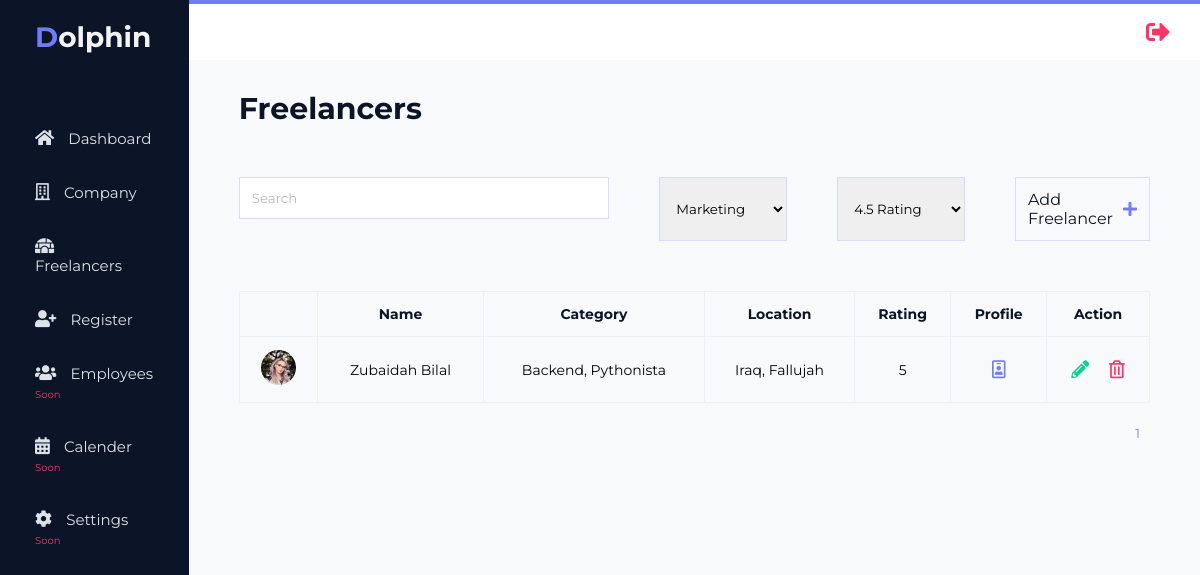
The app's page /freelancers (signed in) with its own data.
### app.py (models this page shows, shortened)
class Freelancers(db.Model):
    __tablename__ = 'freelancers'
    id = db.Column(db.Integer, primary_key = True)
    name = db.Column(db.String(255))
    category = db.Column(db.String(255))
    location = db.Column(db.String(255))
    phone = db.Column(db.String(255))
    email = db.Column(db.String(255))
    description = db.Column(db.String(255))
    rating = db.Column(db.String(255))

### app.py (the view)
@app.route('/freelancers', methods=['GET', 'POST'])
@login_required
def freelancers():
    page = request.args.get('page', 1, type=int)
    freelancersDetails = Freelancers.query.order_by(Freelancers.id.desc()).paginate(page=page, per_page=5)
    if request.method == 'POST' :
        name= request.form['name']
        freelancersDetails = Freelancers.query.filter(Freelancers.name.like(name)).all()
    return render_template("freelancers.html",freelancersDetails = freelancersDetails)

### app.py (called while the page is built)
@login_manager.user_loader
def load_user(user_id):
    return User.query.get(int(user_id))

### templates/freelancers.html (shortened to what this page needs)
{% extends "layout.html" %}
    {% block head %}
    <link rel="stylesheet" href="../static/css/freelancers.css">
    {% endblock %}
    {% block content %}
        <main>
            <div class="main-container">
                <div class="title">
                    <h1>Freelancers</h1>
                </div>
                <div class="main-filters">
                    <form action="/freelancers" method="POST" class="search">
                        <input type="text" placeholder="Search" name="search" class="box">
                    </form>
                    <select id="provider" class="provider box">
                        <option value="company">Marketing</option>
                    </select>
                    <select id="rating" class="rating box">
                        <option value="4.5">4.5 Rating</option>
                    </select>
                    <a href="/addFreelancers" class="add box">
                        Add Freelancer
                        <i class="fas fa-plus"></i>
                    </a>
                </div>
                    <table class="table">
                        <thead>
                            <th></th>
                            <th>Name</th>
                            <th>Category</th>
                            <th>Location</th>
                            <th>Rating</th>
                            <th>Profile</th>
                            <th>Action</th>
                        </thead>
                        <tbody>
                            {% for freelancer in freelancersDetails.items %}
                            <tr>
                                <td data-label="##" class="img-circle">
                                    <img src="../static/images/mike-austin.jpg" alt="image">
                                </td>
                                <td data-label="Name">{{freelancer.name}}</td>
                                <td data-label="Category">{{freelancer.category}}</td>
                                <td data-label="Location">{{freelancer.location}}</td>
                                <td data-label="Rating">{{freelancer.rating}}</td>
                                <td data-label="Profile" class="profile">
                                    <a href="/profilesFreelancer/{{freelancer.name}}">
                                        <i class="far fa-id-badge"></i>
                                    </a>
                                </td>
                                <td data-label="Action" class="action">
                                    <a href="/editFreelancer/{{freelancer.id}}">
                                        <i class="fas fa-pencil-alt"></i>
                                    </a>
                                    <a href="/deleteFreelancer/{{freelancer.id}}">
                                        <i class="far fa-trash-alt"></i>
                                    </a>
                                </td>
                            </tr>
                            {% endfor %}
                        </tbody>
                    </table>
                    <div class="pagination">
                    {% for page_num in freelancersDetails.iter_pages(left_edge=1, right_edge=1, left_current=1, right_current=2) %}
                        {% if page_num %}
                            <a class="page-number" href="{{ url_for('freelancers',page=page_num) }}" >{{ page_num }}</a>
                        {% else%}
                            ...
                        {% endif %}
                    {% endfor %}
                    </div>
                </div>
            </main>
            </div>
    {% endblock %}

### static/css/shared-ui.css (style rules this page uses)
:root { --darkBlue: #0C1427; --mainContent: #F8F9FB; --lightPurple: #727CF5; --lightRed: #FF3366; --barsColor: #97A3B9; --yellow: #FBBC06; }
* { padding: 0; margin: 0; box-sizing: border-box; list-style: none; text-decoration: none; font-family: 'Montserrat', sans-serif; }
main { background: var(--mainContent); grid-area: main; overflow-y: auto; }
.main-container .title { margin-bottom: 50px; font-size: 15px; }
.main-container .title h1 { font-size: 30px; color: var(--darkBlue); }
.main-container { padding: 30px 50px; }

### static/css/freelancers.css (style rules this page uses)
:root { --darkBlue: #0C1427; --mainContent: #F8F9FB; --lightPurple: #727CF5; --lightRed: #FF3366; --barsColor: #97A3B9; --green: #0ACF97; }
.main-filters { display: grid; grid-template-columns: 1.7fr 1fr 1fr 1fr; gap: 50px; }
.box { padding: 12px; border: 1px solid #D8DBF9; outline: none; }
input[type="text"] { width: 370.6px; }
.main-filters a { display: flex; justify-content: center; align-items: center; color: var(--darkBlue); transition: 0.3s ease-in-out; }
.main-filters a i { margin-left: 10px; color: var(--lightPurple); }
input::placeholder { opacity: 0.5; }
.table { width: 100%; border-collapse: collapse; margin-top: 50px; }
.table th { color: var(--darkBlue); }
.table th, .table td { padding: 13px 12px; border: 1.5px solid #EAF0F7; text-align: center; font-size: 14px; }
.img-circle img { width: 35px; height: 35px; object-fit: cover; border-radius: 50%; }
.profile a { color: var(--lightPurple); font-size: 18px; }
.action a:nth-child(1) { color: var(--green); font-size: 18px; }
.action a:nth-child(2) { color: var(--lightRed); margin-left: 15px; font-size: 18px; }
.pagination { display: flex; justify-content: flex-end; margin-top: 20px; }
.page-number { margin: 1.5px 10px 0; font-size: 13px; color: var(--lightPurple); }

### records on screen
Freelancers: name "Zubaidah Bilal", category "Backend, Pythonista", location "Iraq, Fallujah", rating "5"

### other values on screen
{{ page_num }} "1"
